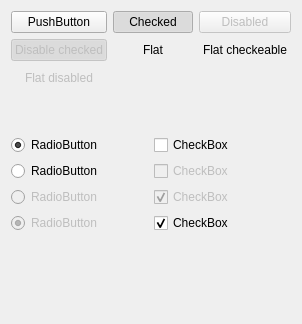
            <widget class="QWidget" name="tab_13">
              <attribute name="title">
                <string>Page</string>
              </attribute>
              <layout class="QGridLayout" name="gridLayout_24">
                <item row="2" column="0">
                  <layout class="QVBoxLayout" name="verticalLayout">
                    <item>
                      <widget class="QRadioButton" name="radioButton_7">
                        <property name="text">
                          <string>RadioButton</string>
                        </property>
                        <property name="checked">
                          <bool>true</bool>
                        </property>
                        <property name="autoExclusive">
                          <bool>false</bool>
                        </property>
                      </widget>
                    </item>
                    <item>
                      <widget class="QRadioButton" name="radioButton_5">
                        <property name="text">
                          <string>RadioButton</string>
                        </property>
                        <property name="autoExclusive">
                          <bool>false</bool>
                        </property>
                      </widget>
                    </item>
                    <item>
                      <widget class="QRadioButton" name="radioButton_6">
                        <property name="enabled">
                          <bool>false</bool>
                        </property>
                        <property name="text">
                          <string>RadioButton</string>
                        </property>
                      </widget>
                    </item>
                    <item>
                      <widget class="QRadioButton" name="radioButton_8">
                        <property name="enabled">
                          <bool>false</bool>
                        </property>
                        <property name="text">
                          <string>RadioButton</string>
                        </property>
                        <property name="checked">
                          <bool>true</bool>
                        </property>
                      </widget>
                    </item>
                    <item>
                      <spacer name="verticalSpacer_3">
                        <property name="orientation">
                          <enum>Qt::Vertical</enum>
                        </property>
                        <property name="sizeHint" stdset="0">
                          <size>
                            <width>20</width>
                            <height>40</height>
                          </size>
                        </property>
                      </spacer>
                    </item>
                  </layout>
                </item>
                <item row="1" column="0" colspan="2">
                  <spacer name="verticalSpacer_5">
                    <property name="orientation">
                      <enum>Qt::Vertical</enum>
                    </property>
                    <property name="sizeHint" stdset="0">
                      <size>
                        <width>20</width>
                        <height>40</height>
                      </size>
                    </property>
                  </spacer>
                </item>
                <item row="0" column="0" colspan="2">
                  <layout class="QGridLayout" name="gridLayout_27" rowstretch="0,0,0">
                    <item row="0" column="0">
                      <widget class="QPushButton" name="pushButton_2">
                        <property name="text">
                          <string>PushButton</string>
                        </property>
                      </widget>
                    </item>
                    <item row="0" column="1">
                      <widget class="QPushButton" name="pushButton_12">
                        <property name="text">
                          <string>Checked</string>
                        </property>
                        <property name="checkable">
                          <bool>true</bool>
                        </property>
                        <property name="checked">
                          <bool>true</bool>
                        </property>
                      </widget>
                    </item>
                    <item row="2" column="0">
                      <widget class="QPushButton" name="pushButton_17">
                        <property name="enabled">
                          <bool>false</bool>
                        </property>
                        <property name="text">
                          <string>Flat disabled</string>
                        </property>
                        <property name="flat">
                          <bool>true</bool>
                        </property>
                      </widget>
                    </item>
                    <item row="1" column="0">
                      <widget class="QPushButton" name="pushButton_14">
                        <property name="enabled">
                          <bool>false</bool>
                        </property>
                        <property name="text">
                          <string>Disable checked</string>
                        </property>
                        <property name="checkable">
                          <bool>true</bool>
                        </property>
                        <property name="checked">
                          <bool>true</bool>
                        </property>
                        <property name="flat">
                          <bool>false</bool>
                        </property>
                      </widget>
                    </item>
                    <item row="0" column="2">
                      <widget class="QPushButton" name="pushButton_13">
                        <property name="enabled">
                          <bool>false</bool>
                        </property>
                        <property name="text">
                          <string>Disabled</string>
                        </property>
                        <property name="checkable">
                          <bool>false</bool>
                        </property>
                        <property name="checked">
                          <bool>false</bool>
                        </property>
                        <property name="flat">
                          <bool>false</bool>
                        </property>
                      </widget>
                    </item>
                    <item row="1" column="2">
                      <widget class="QPushButton" name="pushButton_16">
                        <property name="text">
                          <string>Flat checkeable</string>
                        </property>
                        <property name="checkable">
                          <bool>true</bool>
                        </property>
                        <property name="checked">
                          <bool>false</bool>
                        </property>
                        <property name="flat">
                          <bool>true</bool>
                        </property>
                      </widget>
                    </item>
                    <item row="1" column="1">
                      <widget class="QPushButton" name="pushButton_15">
                        <property name="text">
                          <string>Flat</string>
                        </property>
                        <property name="flat">
                          <bool>true</bool>
                        </property>
                      </widget>
                    </item>
                  </layout>
                </item>
                <item row="2" column="1">
                  <layout class="QVBoxLayout" name="verticalLayout_2">
                    <item>
                      <widget class="QCheckBox" name="checkBox_5">
                        <property name="text">
                          <string>CheckBox</string>
                        </property>
                        <property name="tristate">
                          <bool>true</bool>
                        </property>
                      </widget>
                    </item>
                    <item>
                      <widget class="QCheckBox" name="checkBox_6">
                        <property name="enabled">
                          <bool>false</bool>
                        </property>
                        <property name="text">
                          <string>CheckBox</string>
                        </property>
                      </widget>
                    </item>
                    <item>
                      <widget class="QCheckBox" name="checkBox_7">
                        <property name="enabled">
                          <bool>false</bool>
                        </property>
                        <property name="text">
                          <string>CheckBox</string>
                        </property>
                        <property name="checked">
                          <bool>true</bool>
                        </property>
                      </widget>
                    </item>
                    <item>
                      <widget class="QCheckBox" name="checkBox_8">
                        <property name="text">
                          <string>CheckBox</string>
                        </property>
                        <property name="checked">
                          <bool>true</bool>
                        </property>
                        <property name="tristate">
                          <bool>true</bool>
                        </property>
                      </widget>
                    </item>
                    <item>
                      <spacer name="verticalSpacer_4">
                        <property name="orientation">
                          <enum>Qt::Vertical</enum>
                        </property>
                        <property name="sizeHint" stdset="0">
                          <size>
                            <width>20</width>
                            <height>40</height>
                          </size>
                        </property>
                      </spacer>
                    </item>
                  </layout>
                </item>
                <item row="3" column="0" colspan="2">
                  <spacer name="verticalSpacer_6">
                    <property name="orientation">
                      <enum>Qt::Vertical</enum>
                    </property>
                    <property name="sizeHint" stdset="0">
                      <size>
                        <width>20</width>
                        <height>40</height>
                      </size>
                    </property>
                  </spacer>
                </item>
              </layout>
            </widget>
